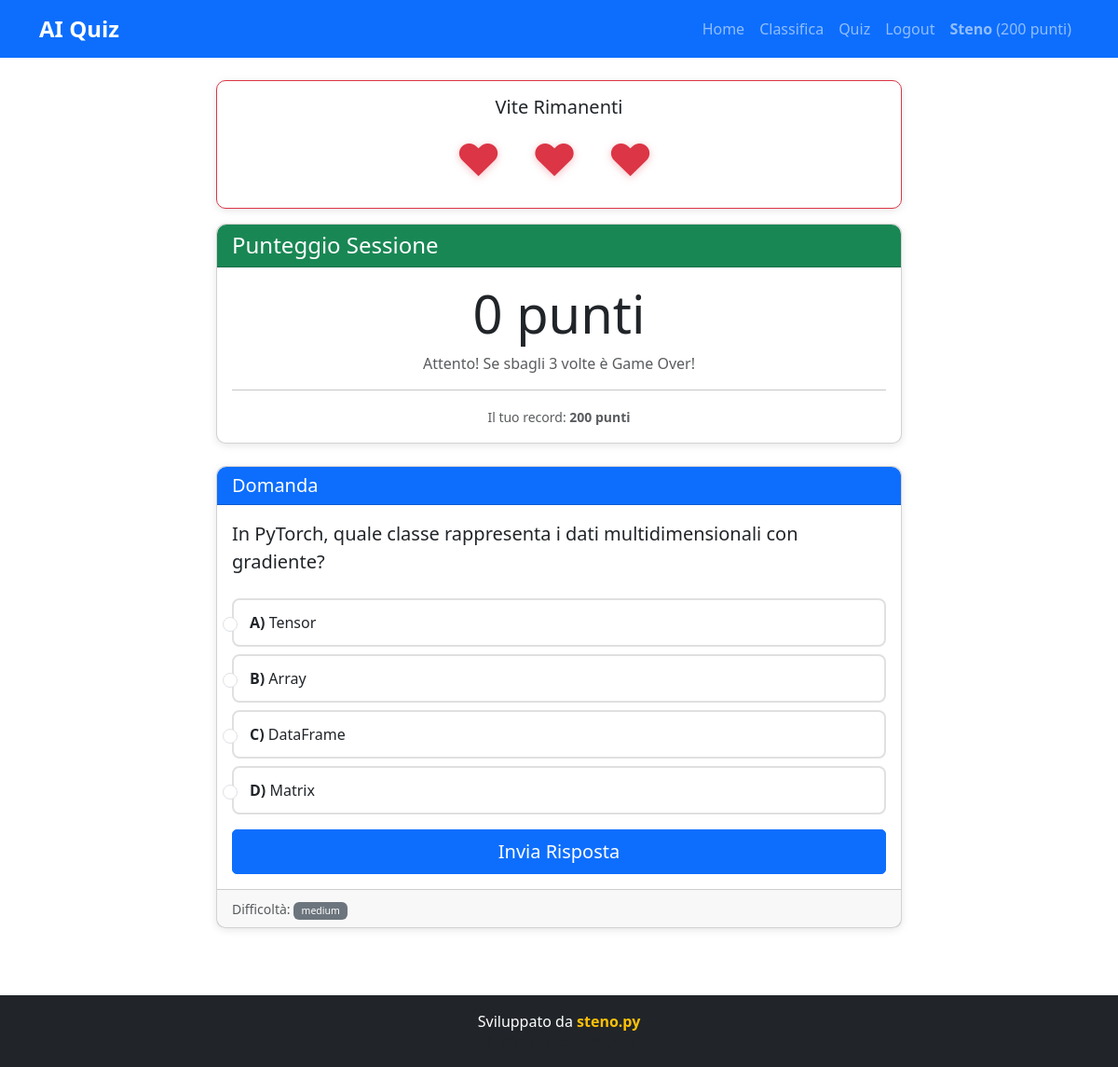
Screenshot of /quiz/ (signed in) with the database file from the repository.
### app/models.py (models this page shows, shortened)
class User(UserMixin, db.Model):
    __tablename__ = 'users'
    id = db.Column(db.Integer, primary_key=True)
    login = db.Column(db.String(80), unique=True, nullable=False, index=True)
    nickname = db.Column(db.String(80), unique=True, nullable=False, index=True)
    password_hash = db.Column(db.String(255), nullable=False)
    total_score = db.Column(db.Integer, default=0, nullable=False)
    record_date = db.Column(db.DateTime, default=datetime.utcnow, nullable=True)
    created_at = db.Column(db.DateTime, default=datetime.utcnow, nullable=False)
    answers = db.relationship('UserAnswer', backref='user', lazy='dynamic', cascade='all, delete-orphan')

class Question(db.Model):
    __tablename__ = 'questions'
    id = db.Column(db.Integer, primary_key=True)
    text = db.Column(db.Text, nullable=False)
    option_a = db.Column(db.String(200), nullable=False)
    option_b = db.Column(db.String(200), nullable=False)
    option_c = db.Column(db.String(200), nullable=False)
    option_d = db.Column(db.String(200), nullable=False)
    correct_option = db.Column(db.String(1), nullable=False)  # 'a', 'b', 'c', or 'd'
    topic = db.Column(db.String(50), default='ai_python', nullable=False)
    difficulty = db.Column(db.String(20), default='medium')
    answers = db.relationship('UserAnswer', backref='question', lazy='dynamic', cascade='all, delete-orphan')

### app/quiz/routes.py (the view, shortened to what this page needs)
@quiz_bp.route('/', methods=['GET', 'POST'])
@login_required
def quiz():
    feedback = None
    points_earned = 0
    game_over = False
    if request.method == 'GET':
        session['lives'] = 3
        session['session_score'] = 0
    if session.get('lives', 3) <= 0:
        game_over = True
    question = _get_random_question()
    return render_template(
        'quiz.html',
        question=question,
        score=session.get('session_score', 0),
        record_score=current_user.total_score,
        lives=session.get('lives', 3),
        feedback=feedback,
        points_earned=points_earned
    )

### app/__init__.py (called while the page is built)
def create_app(config_class=DevConfig):
    app = Flask(__name__, template_folder='../templates', static_folder='../static')
    app.config.from_object(config_class)
    logger = logging.getLogger(__name__)
    logger.info("Meteo lato frontend: Open-Meteo (nessuna API key richiesta)")
    from app.extensions import db, login_manager
    db.init_app(app)
    login_manager.init_app(app)
    from app.models import User
    @login_manager.user_loader
    def load_user(user_id: str):
        return User.query.get(int(user_id))
    from app.main import main_bp
    app.register_blueprint(main_bp)
    from app.auth import auth_bp
    app.register_blueprint(auth_bp, url_prefix='/auth')
    from app.quiz import quiz_bp
    app.register_blueprint(quiz_bp, url_prefix='/quiz')
    with app.app_context():
        db.create_all()
    return app

### app/quiz/routes.py (called while the page is built)
def _get_random_question() -> Optional[Question]:
    questions = Question.query.filter_by(topic='ai_python').all()
    if not questions:
        return None
    return random.choice(questions)

### templates/quiz.html (shortened to what this page needs)
{% extends "base.html" %}
{% block content %}
<div class="row">
    <div class="col-lg-8 mx-auto">
        <div class="card mb-3 border-danger">
            <div class="card-body text-center">
                <h5 class="mb-2">Vite Rimanenti</h5>
                <div class="lives-display">
                    {% for i in range(3) %}
                        {% if i < lives %}
                            <span class="life-icon active">♥</span>
                        {% else %}
                            <span class="life-icon lost">♥</span>
                        {% endif %}
                    {% endfor %}
                </div>
            </div>
        </div>
        <div class="card mb-4">
            <div class="card-header bg-success text-white">
                <h4 class="mb-0">Punteggio Sessione</h4>
            </div>
            <div class="card-body text-center">
                <h2 class="display-4" id="scoreDisplay">{{ score }} punti</h2>
                <p class="text-muted">Attento! Se sbagli 3 volte è Game Over!</p>
                {% if record_score > 0 %}
                    <hr>
                    <p class="mb-0"><small class="text-muted">Il tuo record: <strong>{{ record_score }} punti</strong></small></p>
                {% endif %}
            </div>
        </div>
        {% if not question %}
            <div class="alert alert-warning">
                <h5>Nessuna domanda disponibile</h5>
                <p>
                    Al momento non ci sono domande nel database. Contatta l'amministratore
                    per aggiungere nuove domande.
                </p>
            </div>
        {% else %}
            <div class="card">
                <div class="card-header bg-primary text-white">
                    <h5 class="mb-0">Domanda</h5>
                </div>
                <div class="card-body">
                    <p class="lead mb-4">{{ question.text }}</p>
                    <form method="POST" action="{{ url_for('quiz.quiz') }}">
                        <div class="mb-3">
                            <div class="form-check mb-2">
                                <input
                                    class="form-check-input"
                                    type="radio"
                                    name="answer"
                                    id="option_a"
                                    value="a"
                                    required
                                >
                                <label class="form-check-label" for="option_a">
                                    <strong>A)</strong> {{ question.option_a }}
                                </label>
                            </div>
                            <div class="form-check mb-2">
                                <input
                                    class="form-check-input"
                                    type="radio"
                                    name="answer"
                                    id="option_b"
                                    value="b"
                                    required
                                >
                                <label class="form-check-label" for="option_b">
                                    <strong>B)</strong> {{ question.option_b }}
                                </label>
                            </div>
                            <div class="form-check mb-2">
                                <input
                                    class="form-check-input"
                                    type="radio"
                                    name="answer"
                                    id="option_c"
                                    value="c"
                                    required
                                >
                                <label class="form-check-label" for="option_c">
                                    <strong>C)</strong> {{ question.option_c }}
                                </label>
                            </div>
                            <div class="form-check mb-2">
                                <input
                                    class="form-check-input"
                                    type="radio"
                                    name="answer"
                                    id="option_d"
                                    value="d"
                                    required
                                >
                                <label class="form-check-label" for="option_d">
                                    <strong>D)</strong> {{ question.option_d }}
                                </label>
                            </div>
                        </div>
                        <div class="d-grid gap-2">
                            <button type="submit" class="btn btn-primary btn-lg">
                                Invia Risposta
                            </button>
                        </div>
                    </form>
                </div>
                <div class="card-footer text-muted">
                    <small>
                        Difficoltà:
                        <span class="badge bg-secondary">{{ question.difficulty if question.difficulty else 'medium' }}</span>
                    </small>
                </div>
            </div>
        {% endif %}
    </div>
</div>
{% endblock %}

### templates/base.html (shortened to what this page needs)
<!DOCTYPE html>
<html lang="it">
<head>
    <link href="https://cdn.jsdelivr.net/npm/bootstrap@5.3.0/dist/css/bootstrap.min.css" rel="stylesheet">
    <link rel="stylesheet" href="{{ url_for('static', filename='css/style.css') }}">
</head>
<body>
    <nav class="navbar navbar-expand-lg navbar-dark bg-primary">
        <div class="container">
            <a class="navbar-brand" href="{{ url_for('main.home') }}">
                <strong>AI Quiz</strong>
            </a>
            <div class="collapse navbar-collapse" id="navbarNav">
                <ul class="navbar-nav ms-auto">
                    <li class="nav-item">
                        <a class="nav-link" href="{{ url_for('main.home') }}">Home</a>
                    </li>
                    <li class="nav-item">
                        <a class="nav-link" href="{{ url_for('main.leaderboard') }}">Classifica</a>
                    </li>
                    {% if current_user.is_authenticated %}
                        <li class="nav-item">
                            <a class="nav-link" href="{{ url_for('quiz.quiz') }}">Quiz</a>
                        </li>
                        <li class="nav-item">
                            <a class="nav-link" href="{{ url_for('auth.logout') }}">Logout</a>
                        </li>
                        <li class="nav-item">
                            <span class="nav-link">
                                <strong>{{ current_user.nickname }}</strong> ({{ current_user.total_score }} punti)
                            </span>
                        </li>
                    {% endif %}
                </ul>
            </div>
        </div>
    </nav>
    <div class="toast-container position-fixed top-0 end-0 p-3" style="z-index: 9999;">
    </div>
    <main class="container my-4">
        {% block content %}{% endblock %}
    </main>
    <footer class="bg-dark text-white text-center py-3 mt-5">
        <div class="container">
            <p class="mb-0">Sviluppato da <a href="https://stefanonocco.it/" target="_blank" rel="noopener noreferrer" class="text-warning text-decoration-none fw-bold">steno.py</a></p>
            <p class="mb-0 text-muted small">© 2025 Quiz AI in Python</p>
        </div>
    </footer>
</body>
</html>

### static/css/style.css (style rules this page uses)
:root { --primary-color: #0d6efd; --success-color: #198754; --warning-color: #ffc107; --danger-color: #dc3545; --info-color: #0dcaf0; }
body { min-height: 100vh; display: flex; flex-direction: column; }
main { flex: 1; }
.navbar-brand { font-size: 1.5rem; font-weight: bold; }
.card { border-radius: 10px; box-shadow: 0 2px 8px rgba(0, 0, 0, 0.1); transition: transform 0.2s ease-in-out; }
.card-header { border-radius: 10px 10px 0 0 !important; }
.btn { border-radius: 5px; font-weight: 500; transition: all 0.3s ease; }
.form-check { padding: 12px; border: 2px solid #e0e0e0; border-radius: 8px; transition: all 0.2s ease; cursor: pointer; margin-bottom: 10px; }
.form-check-label { cursor: pointer; width: 100%; margin-bottom: 0; padding-left: 5px; user-select: none; }
.form-check-input { cursor: pointer; margin-top: 0.4em; }
footer { margin-top: auto; }
.badge { padding: 0.4em 0.8em; font-weight: 500; }
.display-4 { animation: pulse 2s infinite; }
.lives-display { font-size: 3rem; letter-spacing: 10px; }
.life-icon { display: inline-block; transition: all 0.3s ease; }
.life-icon.active { color: #dc3545; filter: drop-shadow(0 2px 4px rgba(220, 53, 69, 0.3)); }

### rows the page displays
User: nickname "Steno", total_score "200"
Question: text "In PyTorch, quale classe rappresenta i dati multidimensionali con gradiente?", option_a "Tensor", option_b "Array", option_c "DataFrame", option_d "Matrix", difficulty "medium"

### other values shown
{{ score }} "0"
{{ record_score }} "200"
